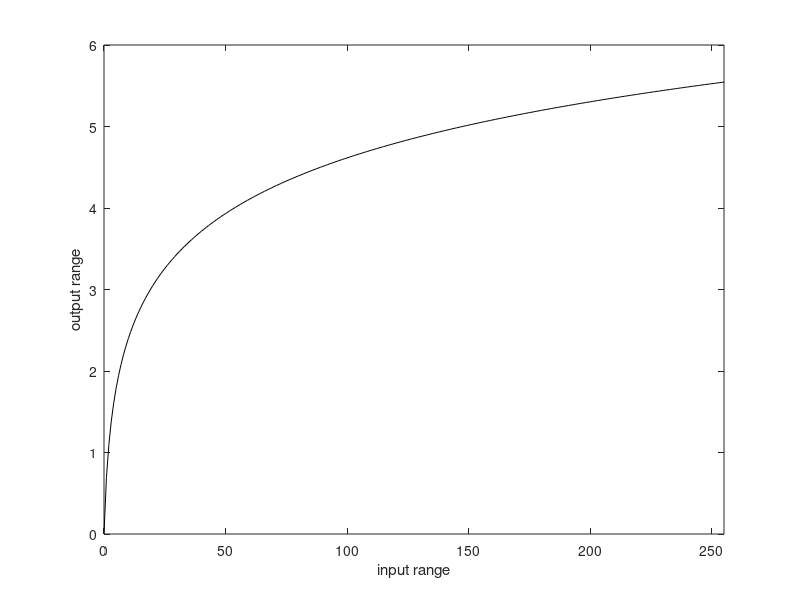

The MATLAB source for this figure: (Note: this script raises an error after producing the figure.)
%% log mapping of 0-255
clc;
clear all;
close all;
input_range=0:255;
output_rang = log(1 +input_range);
plot(input_range,output_rang,'k');
xlabel('input range')
ylabel('output range')
xlim([0 255])
  
%% log mapping of an image
close all
clear all
clc
f=imread('pout.tif');
f=mat2gray(f);
f1=im2double(f);
[r,c]=size(f);
c1=1.7;
c2=2.5;
for i=1:r
    for j=1:c
        g1(i,j)=c1*log(1+(f1(i,j)));
        g2(i,j)=c2*log(1+(f1(i,j)));
    end
end
g3=im2uint8(g1);
g4=im2uint8(g2);
subplot 151
imshow(f1)
subplot 152
imshow(g1)
subplot 153
imshow(g2)
subplot 154
imshow(g3)
subplot 155
imshow(g4)
